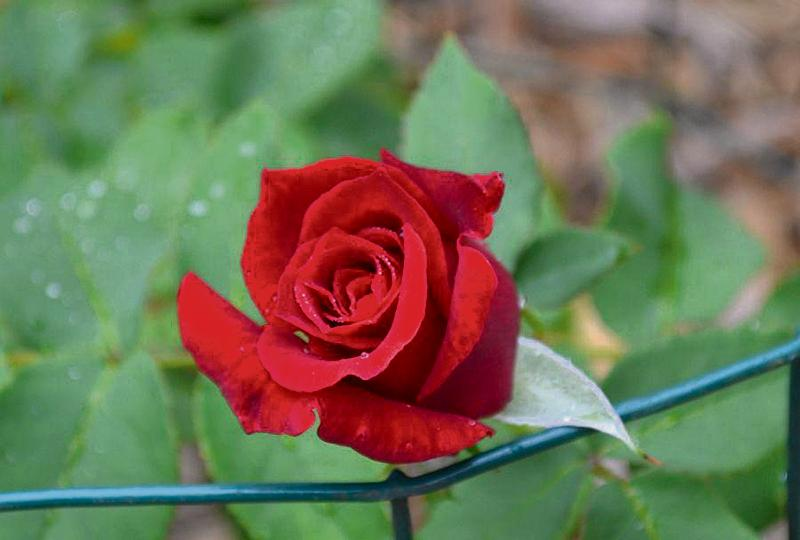
#> input picture slides/01.dasar_pengolahan_citra_digital/dataset/rose.jpg, 800 x 540 px
$ python 23.matplotlib_draw_contour_line.py
#> lines starting #> are read from the running program, lines starting #| are printed output that depends on the picture
"""
script ini akan menggambar garis kontur terhadap citra dengan memanfaatkan library matplotlib.
penjelasan lebih detil dapat dibaca di file html atau python notebook yang telah disediakan
"""

from skimage.io import imread
from skimage import color
import matplotlib.pylab as plt
import numpy as np

im = color.rgb2gray(imread("../dataset/rose.jpg"))
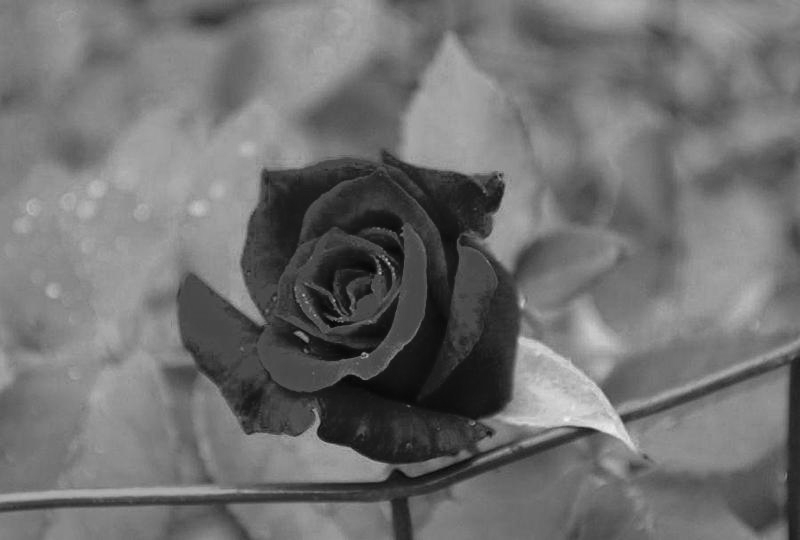
#> im: shape (540, 800) float64; min 0.02, max 0.945, mean 0.441
plt.figure(figsize=(16, 3))
plt.subplot(131), plt.imshow(im, cmap='gray'), plt.title('Original Image', size=20)
plt.subplot(132), plt.contour(np.flipud(im), colors='k', levels=np.logspace(-15, 15, 100)), plt.title(
    'Image Contour Lines', size=20)
plt.subplot(133), plt.title('Image Filled Contour', size=20),
plt.contourf(np.flipud(im), cmap='inferno')
plt.show()
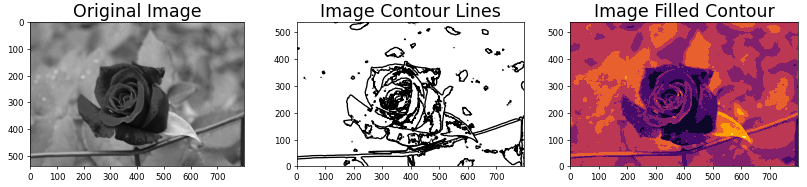
#> figure drawn by matplotlib, 3 panels

$ run again, with slides/01.dasar_pengolahan_citra_digital/dataset/flower_bali.jpg copied over slides/01.dasar_pengolahan_citra_digital/dataset/rose.jpg
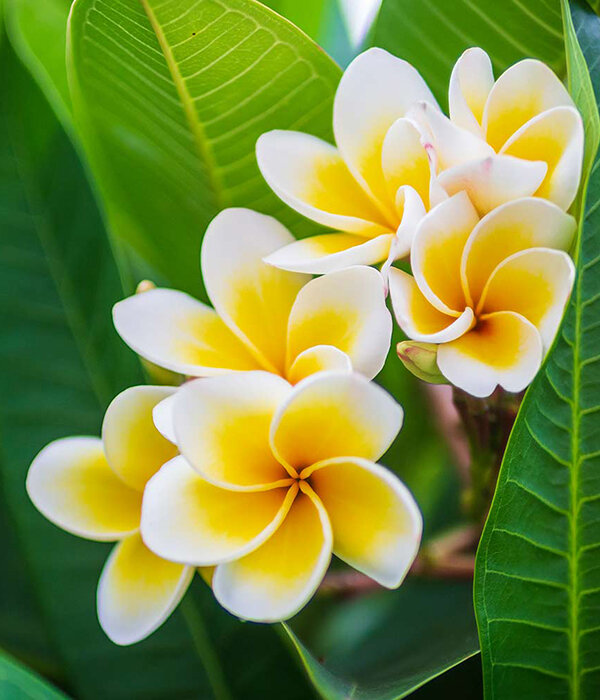
#> input picture slides/01.dasar_pengolahan_citra_digital/dataset/flower_bali.jpg, 600 x 700 px
#> `im = color.rgb2gray(imread("../dataset/rose.jpg"))`:
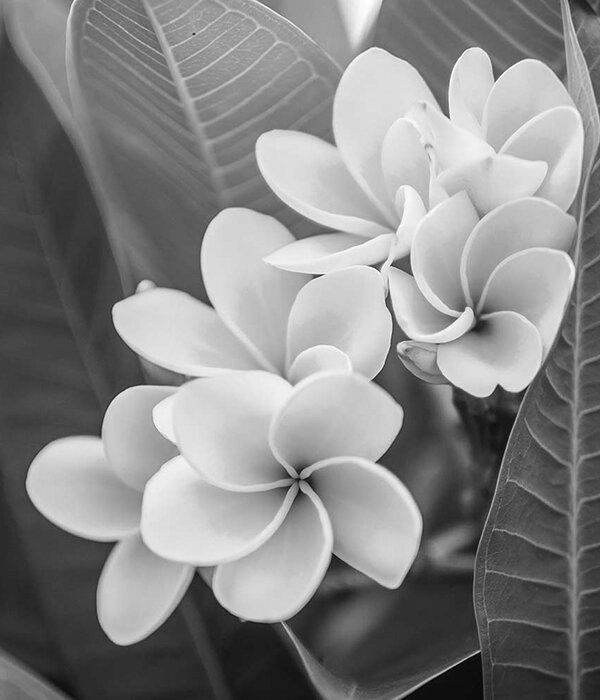
#> im: shape (700, 600) float64; min 0.00509, max 1, mean 0.527
#> `plt.show()`:
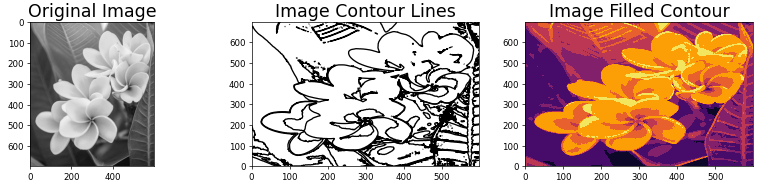
#> figure drawn by matplotlib, 3 panels

$ run again, with slides/01.dasar_pengolahan_citra_digital/dataset/test1.jpg copied over slides/01.dasar_pengolahan_citra_digital/dataset/rose.jpg
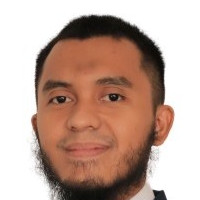
#> input picture slides/01.dasar_pengolahan_citra_digital/dataset/test1.jpg, 200 x 200 px
#> `im = color.rgb2gray(imread("../dataset/rose.jpg"))`:
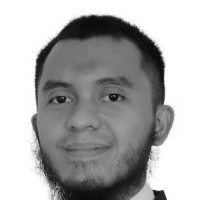
#> im: shape (200, 200) float64; min 0.000833, max 1, mean 0.67
#> `plt.show()`:
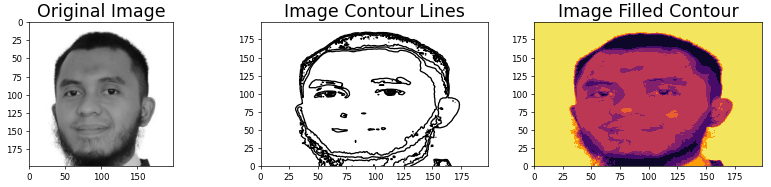
#> figure drawn by matplotlib, 3 panels
